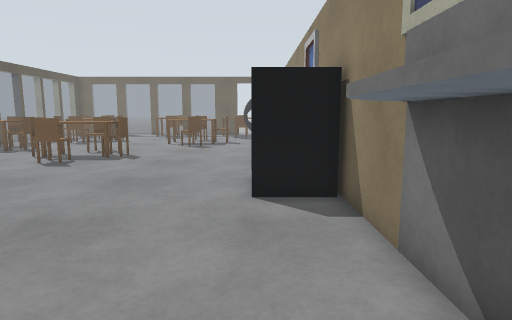
[1] (above)

17 first-person views from a walk through a robot-simulator world made for Gazebo. The camera is 1 m above the floor, tilts 8° down and sees 75° across. The floor is counted in squares, 0.5 m on a side. Each view is taken from the middle of a square. On the plan, view 1 faces up. The plan holds only what a view shows up to about 18 squares ahead; the rest is blank. The place goes on beyond the plan. Gazebo's built-in surfaces are drawn with simple patterns. Simple shapes stand in for some stock models. Surface patterns are stand-ins for the level's own textures.

[2]
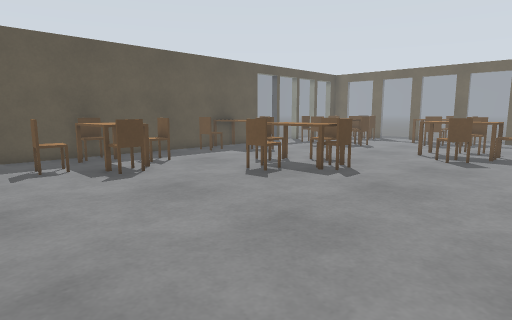

[3]
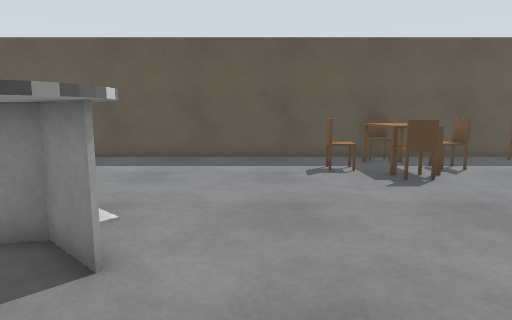

[4]
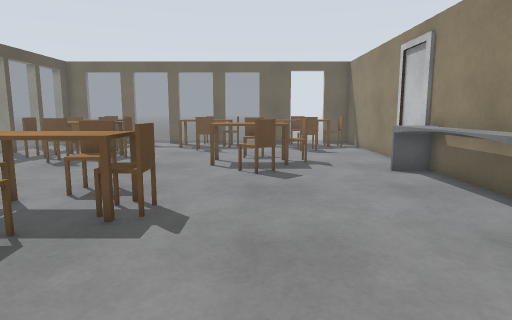

[5]
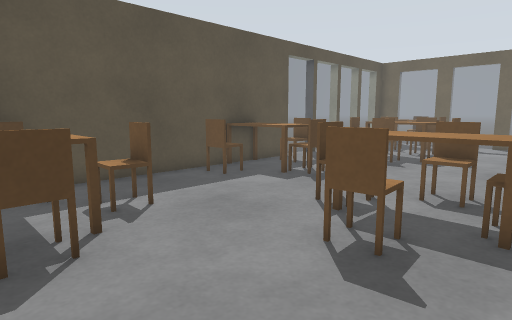

[6]
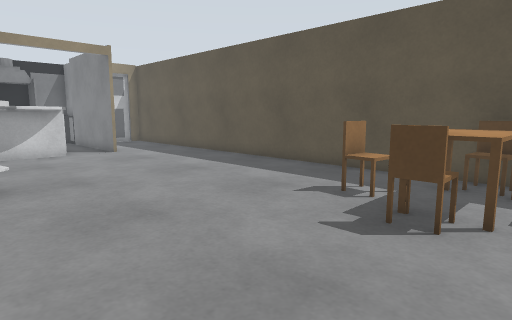

[7]
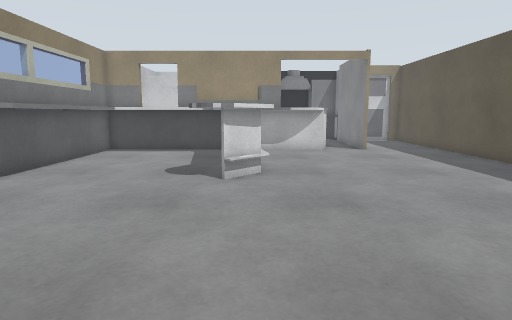

[8]
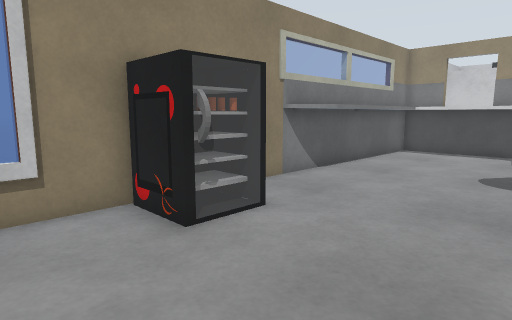

[9]
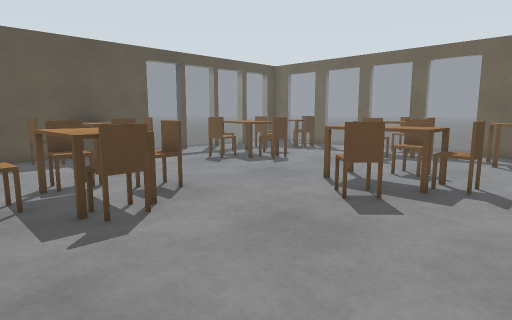

[10]
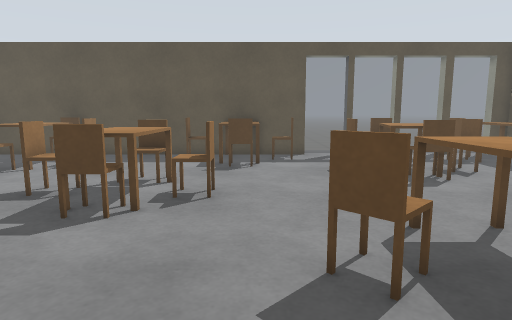

[11]
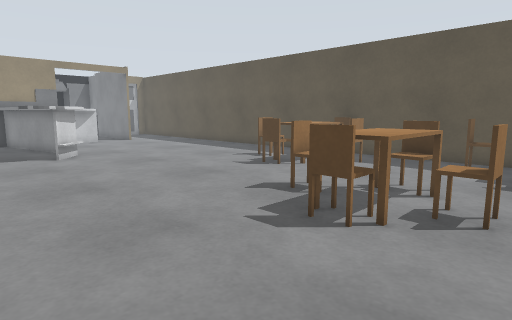

[12]
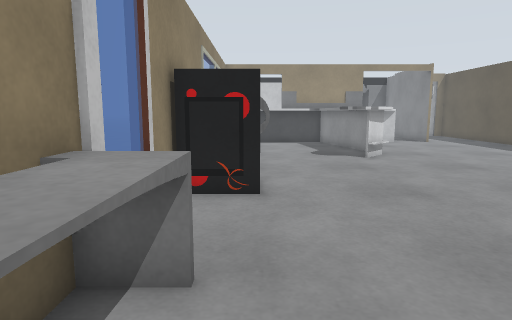

[13]
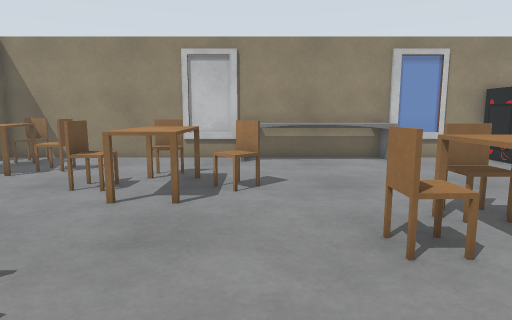

[14]
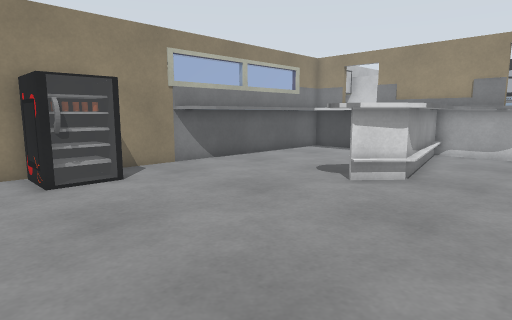

[15]
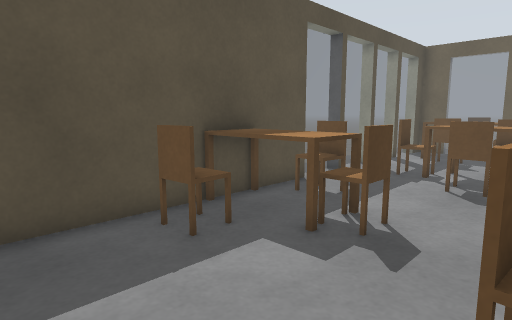

[16]
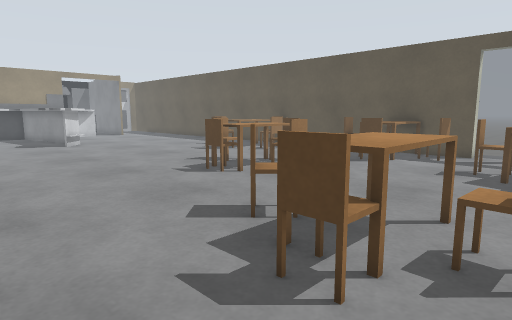

[17]
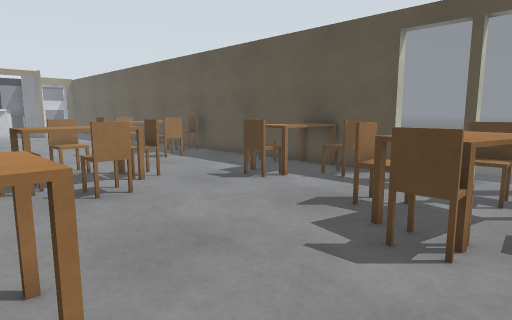

### Floor plan
Points are (right, up) in squares from view 1. A wall is a line through its corners. A room is listed if a view was taken in it or the views show most of it. See-through windows are left out.
Room 1 (views 1, 2, 3, 4, 5, 6, 7, 8, 9, 10, 11, 12, 13, 14, 15, 16, 17)
walls: (-16.2, 17.4) (-16.2, -5.5); (0.3, 7.9) (0.3, 9.6); (2.3, 11.1) (2.3, 12); (-6.4, 1.9) (-5.2, 3.3); (2, 7.8) (-0.1, 7.8) (-0.1, 9.9) (2, 9.9); (-16.8, 21.4) (-16.2, 21.4) (-16.2, 18.4); (-16.1, 23.4) (-16.8, 23.4); (-16.8, 23.7) (-16.1, 23.7); (-16.1, 25.7) (-16.8, 25.7); (-5.8, -3.9) (-6.6, 1.3); (-3.5, -3.5) (0.7, -3.5) (0.7, 3.5); (-9.1, -4.8) (-8.6, -4.6); (-9.8, -5.4) (2.1, -5.4) (2.1, 27.5)
low walls: (0.7, 14.1) (0.7, 20.6); (1.8, 14.9) (1.8, 20.1); (-4.9, 3) (-6.1, 1.7); (-6.6, 1.9) (-6.2, 2.4); (-5.8, 0.5) (-5.1, -2.7); (1, 3.7) (1.4, 4.2) (1.8, 4.6); (0.9, 3.4) (1.1, 3.9); (-4.4, 0.2) (-4, -2.8); (-8, -4.5) (-6.2, -4.5); (-9.6, -5.2) (-8.9, -4.7) (-8.2, -4.5); (-4.8, -5.5) (-6.2, 1.8) (-5, 3.1)
objects: table (-16, 18) to (-14, 19); chair (-15, 10) to (-15, 11); chair (-15, 16) to (-14, 17); chair (-15, 20) to (-14, 21); table (-14, 9) to (-12, 11); chair (-14, 12) to (-13, 12); chair (-14, 24) to (-14, 25); chair (-14, 27); chair (-13, 8); chair (-13, 18) to (-13, 19); chair (-13, 22) to (-12, 23); table (-13, 23) to (-11, 25); chair (-12, 10) to (-11, 10); chair (-12, 26) to (-11, 27); chair (-10, 15) to (-10, 16); chair (-10, 24) to (-10, 25); chair (-9, 13) to (-8, 14); table (-9, 15) to (-7, 17); chair (-9, 17) to (-8, 18); chair (-7, 15) to (-6, 16); chair (-7, 27) to (-6, 27); table (-6, 22) to (-3, 23); chair (-5, 24) to (-4, 25); chair (-4, 20) to (-4, 21); chair (-3, 22) to (-2, 23); chair (-2, 27) to (-1, 27)

Where each view was taken, in squares from view 1:
view 1: 0 up, 0 right, facing up
view 2: 5 up, 0 right, facing up-left
view 3: 5 up, 1 left, facing left
view 4: 9 up, 4 left, facing up
view 5: 9 up, 6 left, facing up-left
view 6: 12 up, 5 left, facing down-left
view 7: 13 up, 6 left, facing down
view 8: 13 up, 5 left, facing down-right
view 9: 13 up, 0 right, facing up-left
view 10: 19 up, 0 right, facing left
view 11: 19 up, 1 left, facing down-left
view 12: 18 up, 0 right, facing down
view 13: 20 up, 13 left, facing right
view 14: 12 up, 10 left, facing down-right
view 15: 13 up, 10 left, facing up-left
view 16: 25 up, 1 right, facing down-left
view 17: 26 up, 5 left, facing down-left
